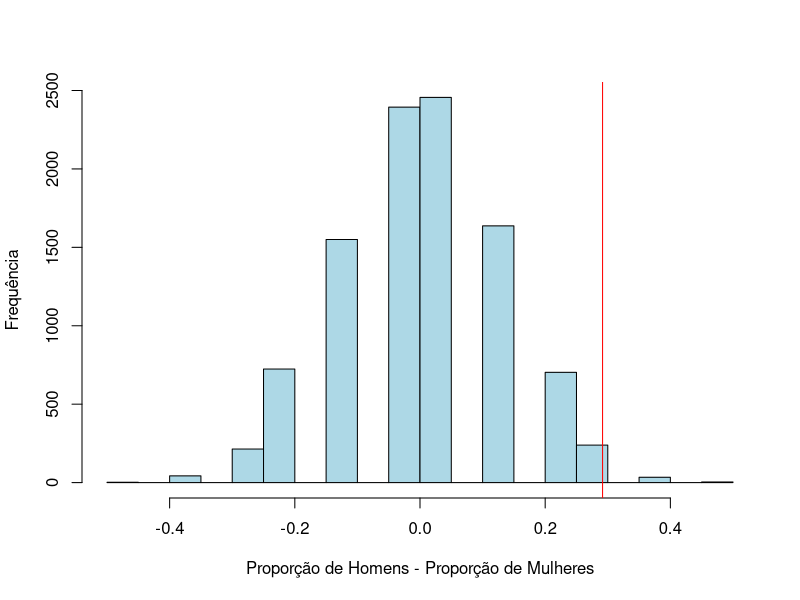

Write the R code that produced this figure.
## ---- chunk 1
B <- 10000
CVs <- 1:48

mulheres <- 1:24
homens <- 25:48

Dif <- matrix(NA,ncol=1,nrow=B)
for (i in 1:B)
  {
  CVsAleatorizados <- sample(CVs,length(CVs), replace=FALSE)
  promovidos <- CVsAleatorizados[1:35]
  naopromovidos <- CVsAleatorizados[36:48]
  ProporcaoHomensPromovidos <- mean(homens %in% promovidos)
  ProporcaoMulheresPromovidas <- mean(mulheres %in% promovidos)
  Dif[i] <- ProporcaoHomensPromovidos-ProporcaoMulheresPromovidas
}
## ---- chunk 2
hist(Dif,main=" ",xlab="Proporção de Homens - Proporção de Mulheres",ylab="Frequência",col="lightblue")
abline(v=(21/24-14/24),col="red")
